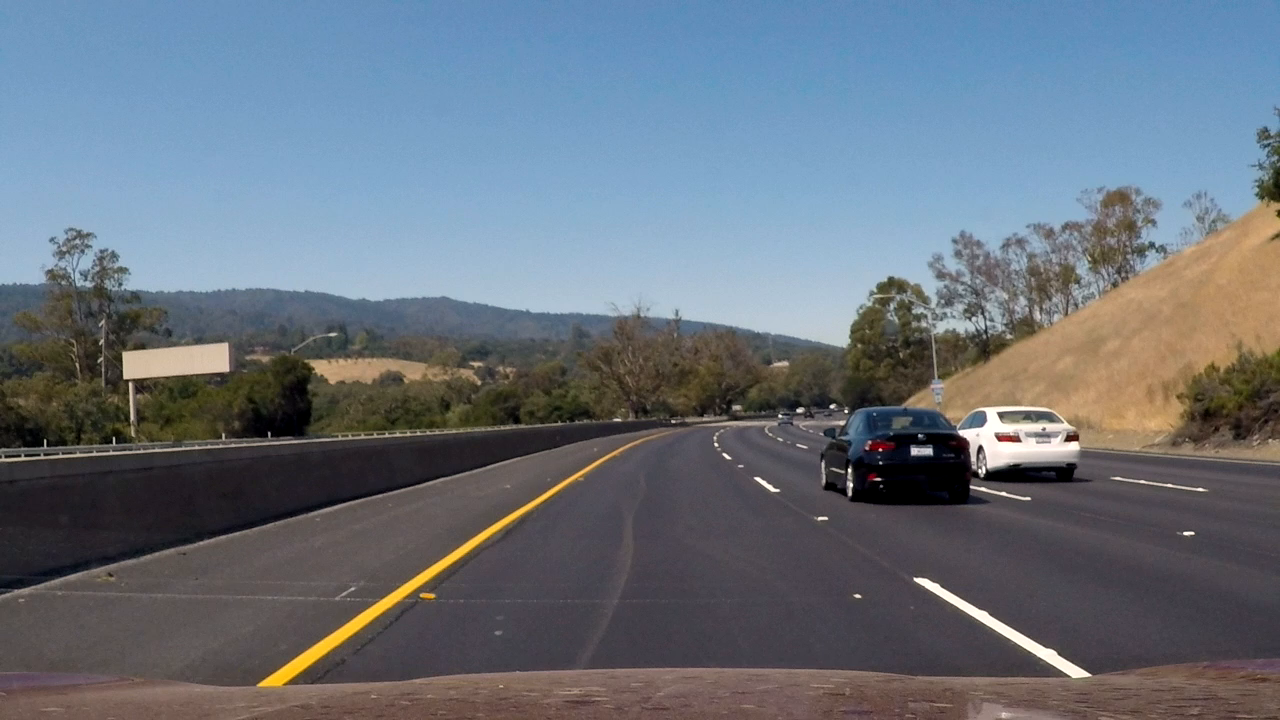
#> input picture raw_images/challenge_00000.png, 1280 x 720 px; its folder holds only this picture in this run
$ jupyter execute --allow-errors find_lane_lines.ipynb   (shell and % lines are left out)
#> lines starting #> are read from the running program, lines starting #| are printed output that depends on the picture; after the words box and inside, x2 and y2 are one past the last pixel; in counts of white or black regions, pixels touching at a corner belong together
### find_lane_lines.py
# coding=utf-8
import matplotlib.pyplot as plt
import matplotlib.image as mpimg
import numpy as np
import cv2

from collections import deque

# Default values of Hough Line Transform.
DFLT_HLPT_RHO = 2
DFLT_HLPT_THETA = np.pi / 180
DFLT_HLPT_THRESHOLD = 10
DFLT_HLPT_MIN_LINE_LENGTH = 20
DFLT_HLPT_MAX_LINE_GAP = 10


def read_image(image_path):
    # NOTE: When using 'mpimg.imread', an error occurs at 'cv2.Canny'.
    #       For this reason, changed to using 'cv2.imread'
    # return mpimg.imread
#> called with image_path = 'raw_images/challenge_00000.png'
    return cv2.imread(image_path)
#> returned value is the input picture: shape (720, 1280, 3); mean B, G, R 124.2, 113.7, 104.6


def convert_to_gray(image):
    """
    Convert image to the gray scale image. When you display the converted
    image, you have to set "gray" to show as gray:
        ex. matplotlib.pyplot.imshow(converted_image, cmap="gray"
    :param image: before image
    :return: converted image
    """
    return cv2.cvtColor(image, cv2.COLOR_RGB2GRAY)


def run_gaussian_smoothing(image, kernel_size=5):
    """
    Run Gaussian smoothing of OpenCV and return blurred image.
    http://docs.opencv.org/3.2.0/d4/d13/tutorial_py_filtering.html

    :param image: before image
    :param kernel_size: The width and height of kernel. Should be positive and
    odd.
    :return: blurred image
    """
    return cv2.GaussianBlur(image, (kernel_size, kernel_size), 0)


def run_canny_edge_detection(image, min_threshold=100, max_threshold=150):
    """
    Run Canny edge detection of OpenCV and return the image presenting edges.
    http://docs.opencv.org/3.1.0/da/d22/tutorial_py_canny.html
    :param image: before image
    :param min_threshold: The edge is above this, considered as valid edge.
    :param max_threshold: The edge is above this, considered as sure edge.
    :return: converted edges image
    """
    return cv2.Canny(image, min_threshold, max_threshold)


def mask_rectangle_img(image, left_bottom, left_top, right_top, right_bottom,
                       ignore_mask_color=255):
    """
    Mask image with zero(null) except for the rectangle space. And show
    only ignore_mask_color in the rectangle space.
    :param image: before image
    :param left_bottom: left bottom point of rectangle
    :param left_top: left top point of rectangle
    :param right_top: right bottom point of rectangle
    :param right_bottom: right top point of rectangle
    :param ignore_mask_color: only show this color in the rectangle space
    :return: masked image
    """
    mask_img = np.zeros_like(image)
    vertices = np.array([[left_bottom, left_top, right_top, right_bottom]],
                        dtype=np.int32)
    cv2.fillPoly(mask_img, vertices, ignore_mask_color)
    return cv2.bitwise_and(image, mask_img)


def run_hough_lp_transform(image, rho=DFLT_HLPT_RHO, theta=DFLT_HLPT_THETA,
                           threshold=DFLT_HLPT_THRESHOLD,
                           min_line_length=DFLT_HLPT_MIN_LINE_LENGTH,
                           max_line_gap=DFLT_HLPT_MAX_LINE_GAP):
    return cv2.HoughLinesP(image, rho, theta, threshold,
                           min_line_length, max_line_gap)


def draw_line_segments(image, lines_image, line_color=(0, 0, 255),
                       line_thick=3, rho=DFLT_HLPT_RHO,
                       theta=DFLT_HLPT_THETA, threshold=DFLT_HLPT_THRESHOLD,
                       min_line_length=DFLT_HLPT_MIN_LINE_LENGTH,
                       max_line_gap=DFLT_HLPT_MAX_LINE_GAP):
    lines = run_hough_lp_transform(image, rho, theta, threshold,
                                   min_line_length, max_line_gap)
    for line in lines:
        for x1, y1, x2, y2 in line:
            cv2.line(lines_image, (x1, y1), (x2, y2), line_color, line_thick)
            cv2.line(lines_image, (x1, y1), (x2, y2), line_color, line_thick)
    return lines_image


def draw_regression_line(image, lines_image, line_color=(255, 0, 0),
                         line_thick=3, rho=DFLT_HLPT_RHO,
                         theta=DFLT_HLPT_THETA, threshold=DFLT_HLPT_THRESHOLD,
                         min_line_length=DFLT_HLPT_MIN_LINE_LENGTH,
                         max_line_gap=DFLT_HLPT_MAX_LINE_GAP):
    lines = run_hough_lp_transform(image, rho, theta, threshold,
                                   min_line_length, max_line_gap)
    try:
        l_fit, r_fit = find_regression_line(lines)
    except ValueError as e:
        raise ValueError(e)

    l_fn = np.poly1d(l_fit)
    r_fn = np.poly1d(r_fit)

    inter_x = find_intersection_x(l_fit, r_fit)
    inter_y = l_fn(inter_x)

    # Draw left regression line.
    cv2.line(lines_image, (0, int(l_fn(0))), (int(inter_x), int(inter_y)),
             line_color, line_thick)
    # Draw right regression line.
    cv2.line(lines_image, (int(inter_x), int(inter_y)),
             (int(image.shape[1]), int(r_fn(image.shape[1]))),
             line_color, line_thick)
    return lines_image


def combine_images(image1, image2, image1_weight=0.8, image2_weight=1):
    return cv2.addWeighted(image1, image1_weight, image2, image2_weight, 0)


def find_regression_line(lines):
    left_line_x = []
    left_line_y = []
    right_line_x = []
    right_line_y = []
    for line in lines:
        for x1, y1, x2, y2 in line:
            if x1 == x2:
                continue

            slope = float((y2 - y1)) / float((x2 - x1))
            if slope < -0.2:
                left_line_x.append(x1)
                left_line_y.append(y1)
                left_line_x.append(x2)
                left_line_y.append(y2)
            elif slope > 0.2:
                right_line_x.append(x1)
                right_line_y.append(y1)
                right_line_x.append(x2)
                right_line_y.append(y2)
                # else:
                #    print("ignore line: ")
                #    print([x1, y1, x2, y2])

    if len(left_line_x) == 0 or len(right_line_x) == 0:
        # [4 lines of commented-out code are left out]
        raise ValueError('empty fit')

    return np.polyfit(left_line_x, left_line_y, 1), \
           np.polyfit(right_line_x, right_line_y, 1)


def find_intersection_x(left_fit, right_fit):
    l_m = left_fit[0]
    l_b = left_fit[1]
    r_m = right_fit[0]
    r_b = right_fit[1]
    return (r_b - l_b) / (l_m - r_m)


cached_img_on = False
cached_img_max_size = 5
cached_img_q = deque()


# [10 lines left out: function switch_img_cache, not called in this run]


cached_lines_on = False
cached_lines_max_size = 100
cached_lines_q = deque()


# [22 lines left out: functions switch_line_seg_cache, turn_on_cache, turn_off_cache, not called in this run]


def reset_cache():
    cached_img_q.clear()
    cached_lines_q.clear()


# [67 lines left out: function draw_lane_lines, not called in this run]

### find_lane_lines.ipynb
# Self-Driving Car Engineer Nanodegree
*Project of this notebook is the first project in the first term that started at Feb 2017.*
## Project: Finding Lane Lines on the Road
***
**'find_lane_lines.py'** python file is prepared functions to help to draw lane lines in an image or a movie. In this notebook, we will test this help functions right.

### Check Test Environment
Before tests of functions, check your environment to test properly.
#### Import Libraries
To use functions in 'find_lane_lines.py', you should install below libraries.

[cell 1]
import matplotlib.pyplot as plt
import matplotlib.image as mpimg
import numpy as np
import cv2
import os
from moviepy.editor import VideoFileClip
from IPython.display import HTML

#### Import Functions
Check that 'find_lane_lines.py' is the proper file.

[cell 2]
from find_lane_lines import read_image
from find_lane_lines import convert_to_gray
from find_lane_lines import run_gaussian_smoothing
from find_lane_lines import run_canny_edge_detection
from find_lane_lines import mask_rectangle_img
from find_lane_lines import draw_line_segments
from find_lane_lines import draw_regression_line
from find_lane_lines import combine_images
from find_lane_lines import draw_lane_lines
from find_lane_lines import turn_on_cache, turn_off_cache

#### Check Test Directories
Test image files are contained in 'raw_images' directory and movie files are in 'raw_movies' directory.

[cell 3]
test_img_path = []
for img in os.listdir('raw_images/'):
    test_img_path.append('raw_images/' + img)
test_mv_path = []
#> (the rest of this cell did not finish here and is left out)

### Test Image: 'raw_images/challenge_00000.png'
#### Read Image

[cell 4]
org_img = read_image(test_img_path[0])
print('This image is:', type(org_img), 'with dimesions:', org_img.shape)
#| This image is: <class 'numpy.ndarray'> with dimesions: (720, 1280, 3)
plt.imshow(org_img)
#> (this line was passed over: IPython is not available in this run)

#### Convert Image to Gray Scale

[cell 5]
gray_img = convert_to_gray(org_img)
plt.imshow(gray_img, cmap="gray")
#> (this line was passed over: IPython is not available in this run)

#### Blur Image using Gaussian Smoothing

[cell 6]
blur_img = run_gaussian_smoothing(gray_img, 5)
plt.imshow(blur_img, cmap="gray")
#> (this line was passed over: IPython is not available in this run)

#### Detect Edge using Canny

[cell 7]
edges_img = run_canny_edge_detection(blur_img, 100, 150)
#> in run_canny_edge_detection, `return cv2.Canny(image, min_threshold, max_threshold)`:
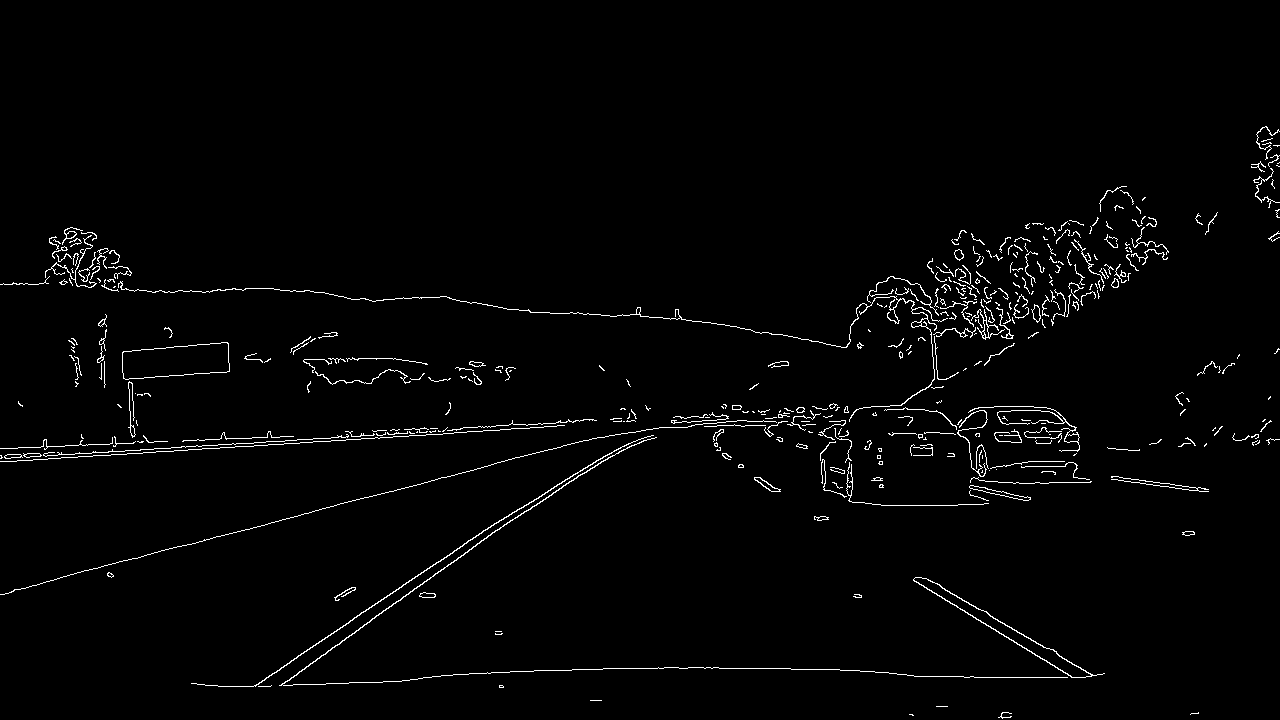
#> returned value: shape (720, 1280); 1.8% white in thin lines or dots, all inside (x1, y1, x2, y2) = (0, 126, 1280, 719)
plt.imshow(edges_img)
#> (this line was passed over: IPython is not available in this run)

#### Select Interest-Rectangle and Mask

[cell 8]
# Image shape = 720 * 1280
masked_img = mask_rectangle_img(edges_img, (50, 720), (470, 350), (620, 350),
                                (1280, 720))
#> in mask_rectangle_img, `return cv2.bitwise_and(image, mask_img)`:
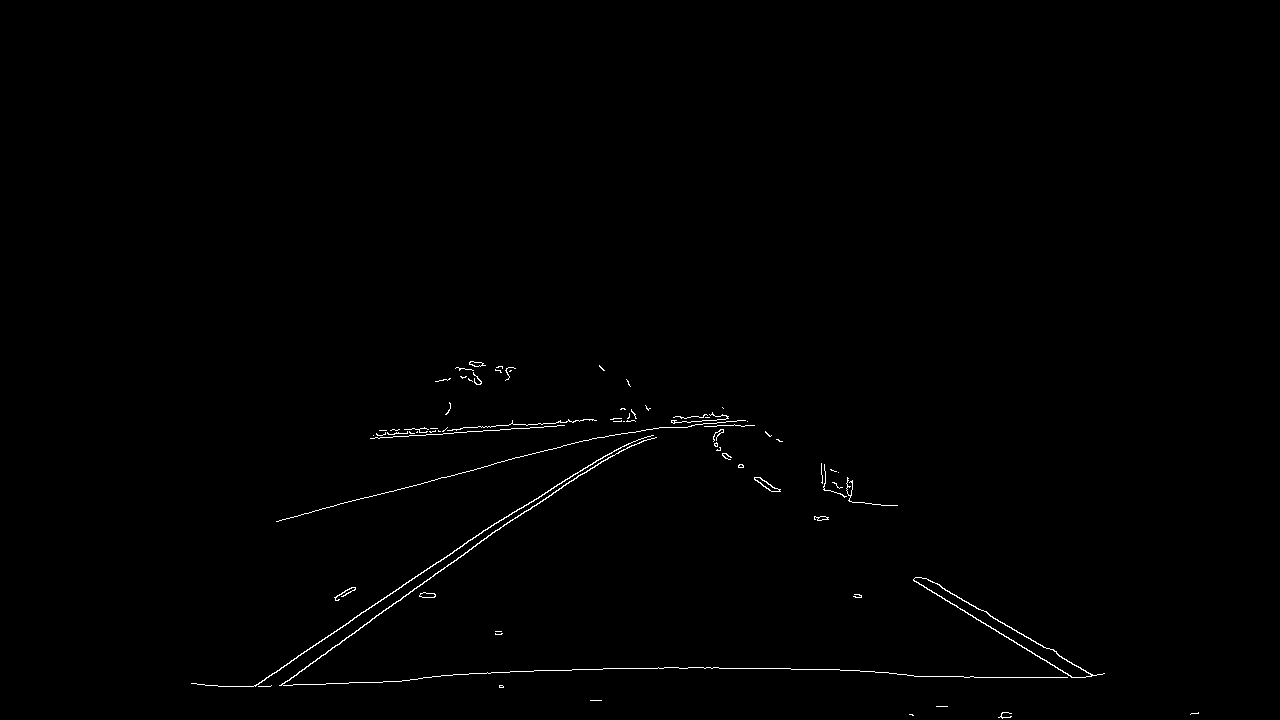
#> returned value: shape (720, 1280); 0.52% white in thin lines or dots, all inside (x1, y1, x2, y2) = (191, 361, 1199, 719)
plt.imshow(masked_img)
#> (this line was passed over: IPython is not available in this run)

#### Find Lines using Hough Transform

[cell 9]
line_segs_img = draw_line_segments(masked_img,
                                   np.copy(org_img) * 0, # image saving space
                                   (0, 0, 255),  # line color
                                   3,            # line thickness
                                   2,            # rho for Hough
                                   np.pi / 180,  # theta for Hough
                                   10,           # threshold for Hough
                                   20,           # min. line length for Hough
                                   10            # max. line gap for Hough
                                  )
#> in draw_line_segments, `lines = run_hough_lp_transform(image, rho, theta, threshold, min_line_..`: lines = 67 rows, first 6: [348, 622, 368, 608], [358, 629, 414, 589], [745, 668, 773, 668], [534, 670, 545, 670], [940, 586, 973, 606], [914, 676, 963, 676]
#> the loop in draw_line_segments, `for line in lines:` made 67 passes
#> after the loop in draw_line_segments, `for line in lines:`:
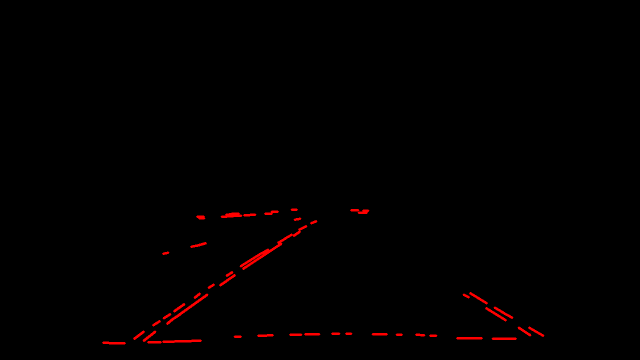
#> lines_image: shape (720, 1280, 3) (shown at 1/2 size); mean of channels 0, 1, 2 0, 0, 2.1; drawn as B, G, R
plt.imshow(line_segs_img)
#> (this line was passed over: IPython is not available in this run)

#### Find Regression Straight Line

[cell 10]
reg_line_img = draw_regression_line(masked_img, np.copy(org_img) * 0,
                                    line_color=(255, 0, 0), line_thick=10)
#> the loop in find_regression_line, `for line in lines:` made 67 passes
#> after the loop in find_regression_line, `for line in lines:`: left_line_x = 44 values, max 632 at index 39, min 268 at index 12, mean 443.7; left_line_y = 44 values, max 681 at index 10, min 442 at index 39, mean 558.8; right_line_x = [940, 973, 972, 1011, 927, 937, 1058, 1086, 1037, 1060, 989, 1005, 1004, 1024]; right_line_y = [586, 606, 616, 640, 589, 594, 655, 671, 655, 670, 615, 624, 624, 635]
#> in draw_regression_line, `l_fit, r_fit = find_regression_line(lines)`: l_fit = [-0.655, 849.3]; r_fit = [0.57, 56.18]
#> in find_intersection_x, `l_m = left_fit[0]`: l_m = -0.655
#> in find_intersection_x, `l_b = left_fit[1]`: l_b = 849.3
#> in find_intersection_x, `r_m = right_fit[0]`: r_m = 0.57
#> in find_intersection_x, `r_b = right_fit[1]`: r_b = 56.18
#> in draw_regression_line, `inter_x = find_intersection_x(l_fit, r_fit)`: inter_x = 647.6
#> in draw_regression_line, `inter_y = l_fn(inter_x)`: inter_y = 425.3
#> in draw_regression_line, `cv2.line(lines_image, (int(inter_x), int(inter_y)), (int(image.shape[1..`:
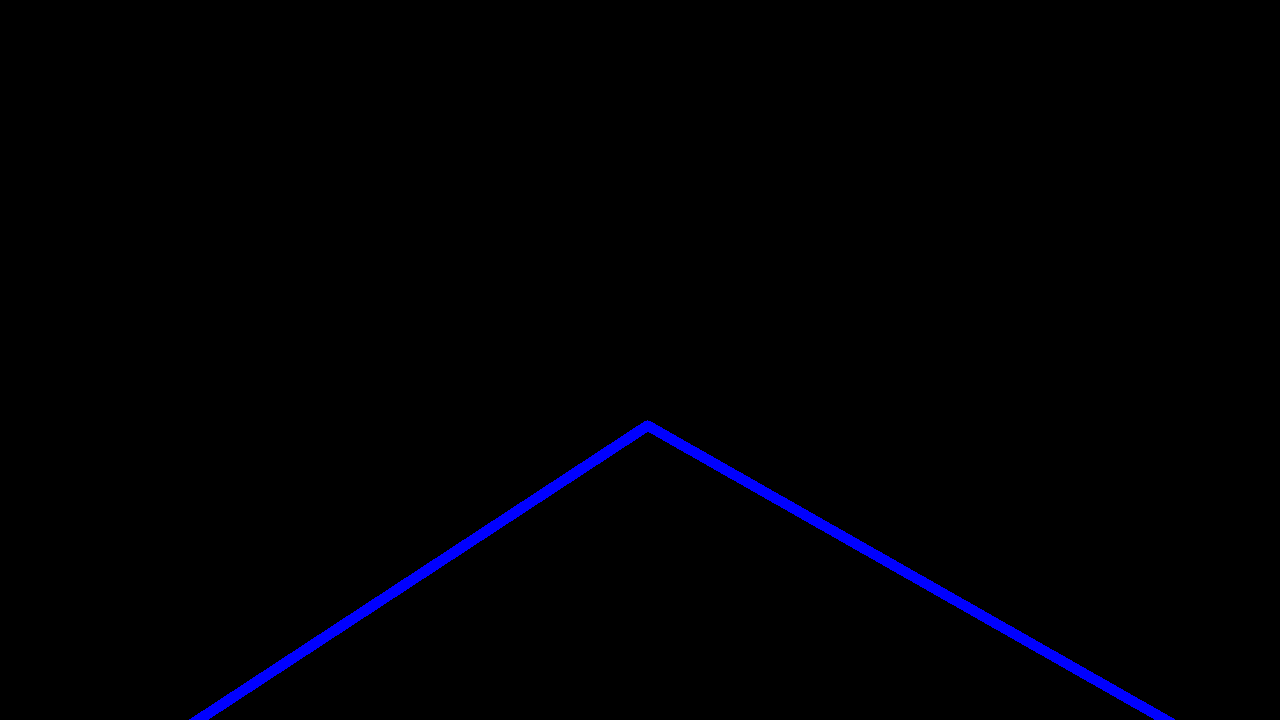
#> lines_image: shape (720, 1280, 3); mean of channels 0, 1, 2 3.3, 0, 0; drawn as B, G, R
plt.imshow(reg_line_img)
#> (this line was passed over: IPython is not available in this run)

#### Combine Original Image and Regression Lines Image

[cell 11]
comb_img = combine_images(org_img, reg_line_img)
plt.imshow(comb_img)

#### Draw Lane Lines in Image
Skip all steps above, draw lane lines in the image directly.

[cell 12]
plt.imshow(draw_lane_lines(read_image(test_img_path[0])))

### Test Image: 'raw_images/solidWhiteCurve.jpg'

[cell 13]
img_path = test_img_path[1]
print("TEST IMAGE = " + img_path)

# Read Image
org_img = read_image(img_path)
print('This image is:', type(org_img), 'with dimesions:', org_img.shape)
plt.figure()
plt.text(0, 50, "Original Image", color='white')
plt.imshow(org_img)

# Convert Image to Gray Scale
gray_img = convert_to_gray(org_img)
plt.figure()
plt.text(0, 50, "Gray", color='white')
plt.imshow(gray_img, cmap="gray")

# Blur Image using Gaussian Smoothing
blur_img = run_gaussian_smoothing(gray_img, 5)
plt.figure()
plt.text(0, 50, "Blur", color='white')
plt.imshow(blur_img, cmap="gray")

# Detect Edge using Canny
edges_img = run_canny_edge_detection(blur_img, 100, 150)
plt.figure()
plt.text(0, 50, "Edges", color='white')
plt.imshow(edges_img)

# Select Interest-Rectangle and Mask
img_shape = org_img.shape
masked_img = mask_rectangle_img(edges_img, (50, img_shape[0]), (470, 350),
                                (620, 350), (img_shape[1], img_shape[0]))
plt.figure()
plt.text(0, 50, "Masked", color='white')
plt.imshow(masked_img)

# Find Regression Straight Line
reg_line_img = draw_regression_line(masked_img, np.copy(org_img) * 0,
                                    line_color=(255, 0, 0), line_thick=10)
plt.figure()
plt.text(0, 50, "Regression Lines", color='white')
plt.imshow(reg_line_img)

# Combine Original Image and Regression Lines Image
comb_img = combine_images(org_img, reg_line_img)
plt.figure()
plt.text(0, 50, "Lane Lines", color='white')
plt.imshow(comb_img)
